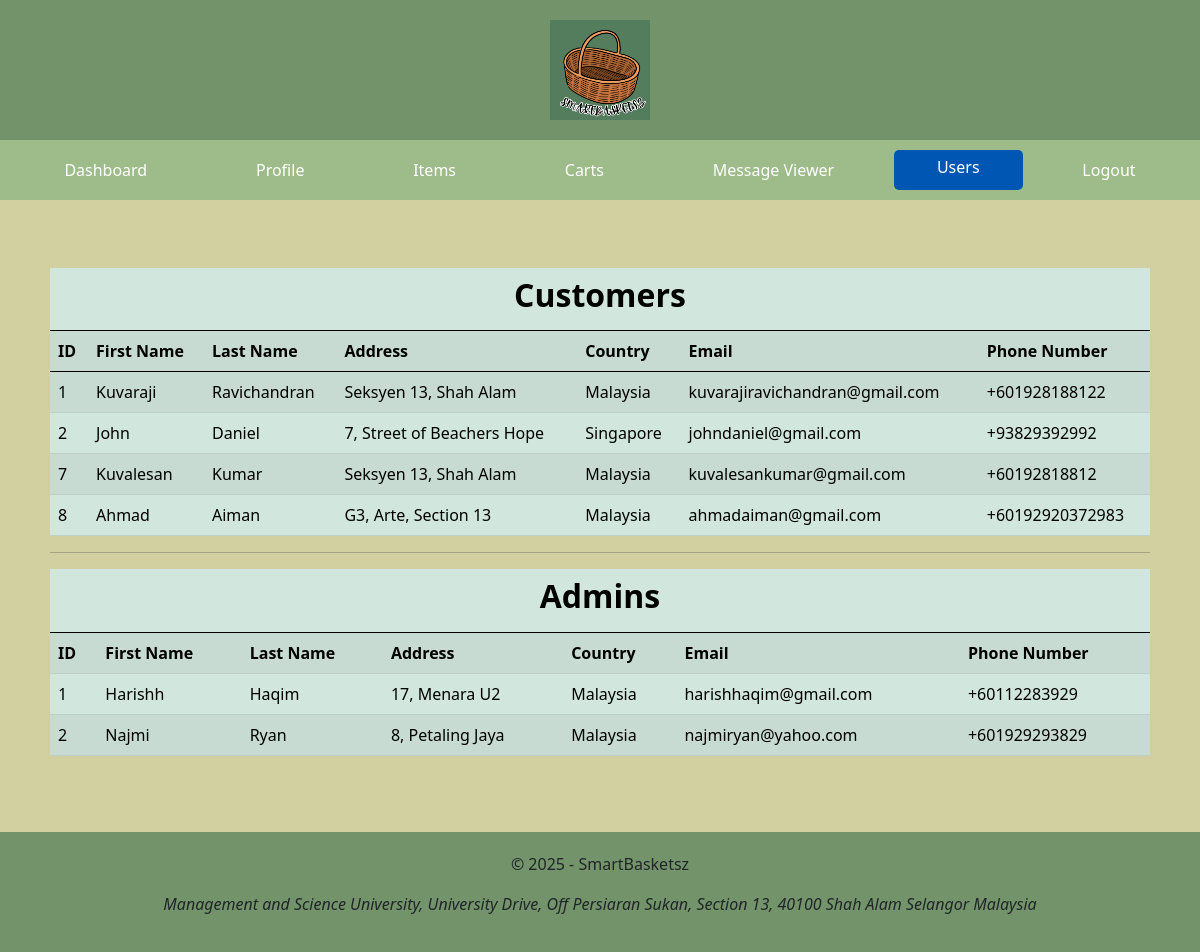
Screenshot of /SmartBasketsz/Admin/users.php (signed in) with the database file from the repository.
### tables this page shows
CREATE TABLE `customer` (
  `ID` int(11) NOT NULL,
  `firstName` varchar(255) DEFAULT NULL,
  `lastName` varchar(255) DEFAULT NULL,
  `address` varchar(255) DEFAULT NULL,
  `country` varchar(255) NOT NULL,
  `email` varchar(255) DEFAULT NULL,
  `phoneNumber` varchar(255) NOT NULL,
  `passwordHash` varchar(255) NOT NULL,
  `profilePicture` varchar(255) NOT NULL
);

### SmartBasketsz/Admin/users.php (the view, shortened to what this page needs)
<?php
include_once "../config.php";
$customersQuery  = "SELECT * FROM Customer";
$adminsQuery = "SELECT * FROM Admin";
$customersResult  = $conn->query($customersQuery);
$adminsResult = $conn->query($adminsQuery);
?>
<!DOCTYPE html>
<html lang="en">
<head>
    <link href="https://cdn.jsdelivr.net/npm/bootstrap@5.0.2/dist/css/bootstrap.min.css" rel="stylesheet">
    <link rel="stylesheet" type="text/css" href="../template.css?v=202505191827">
</head>
<body>
<div class="container-fluid d-flex justify-content-center align-items-center header-bar">
    <header>
        <img src="../SmartBasketszLogo.png" height="100" width="100">
    </header>
</div>
<nav class="nav nav-pills flex-column flex-sm-row theNavBar">
    <a class="flex-sm-fill text-sm-center nav-link" href="dashboard.php">Dashboard</a>
    <a class="flex-sm-fill text-sm-center nav-link" href="profile.php">Profile</a>
    <a class="flex-sm-fill text-sm-center nav-link" href="items.php">Items</a>
    <a class="flex-sm-fill text-sm-center nav-link" href="carts.php">Carts</a>
    <a class="flex-sm-fill text-sm-center nav-link" href="messageViewer.php">Message Viewer</a>
    <a class="flex-sm-fill text-sm-center nav-link active" href="users.php">Users</a>
    <a class="flex-sm-fill text-sm-center nav-link" href="logout.php">Logout</a>
</nav>
<div class="container mt-5">
    <table class="table table-striped table-success">
        <thead>
            <tr>
                <th colspan="7" style="text-align: center"><h2><b>Customers</b></h2></th>
            </tr>
        </thead>
        <tbody
            <tr>
                <th>ID</th>
                <th>First Name</th>
                <th>Last Name</th>
                <th>Address</th>
                <th>Country</th>
                <th>Email</th>
                <th>Phone Number</th>
        <tbody>
            <?php if($customersResult && $customersResult->num_rows > 0): ?>
                <?php while($customer = $customersResult->fetch_assoc()): ?>
                    <tr>
                        <td><?php echo htmlspecialchars($customer['ID']); ?></td>
                        <td><?php echo htmlspecialchars($customer['firstName']); ?></td>
                        <td><?php echo htmlspecialchars($customer['lastName']); ?></td>
                        <td><?php echo htmlspecialchars($customer['address']); ?></td>
                        <td><?php echo htmlspecialchars($customer['country']); ?></td>
                        <td><?php echo htmlspecialchars($customer['email']); ?></td>
                        <td><?php echo htmlspecialchars($customer['phoneNumber']); ?></td>
                    </tr>
                <?php endwhile; ?>
            <?php else: ?>
                <tr>
                    <td colspan="7">No customers found.</td>
                </tr>
            <?php endif; ?>
        </tbody>
    </table>
    <hr>
    <table class="table table-striped table-success">
        <thead>
            <tr>
                <th colspan="7" style="text-align: center"><h2><b>Admins</b></h2></th>
            </tr>
        </thead>
        <tbody>
            <tr>
                <th>ID</th>
                <th>First Name</th>
                <th>Last Name</th>
                <th>Address</th>
                <th>Country</th>
                <th>Email</th>
                <th>Phone Number</th>
            </tr>
            <?php if($adminsResult && $adminsResult->num_rows > 0): ?>
                <?php while($admin = $adminsResult->fetch_assoc()): ?>
                    <tr>
                        <td><?php echo htmlspecialchars($admin['ID']); ?></td>
                        <td><?php echo htmlspecialchars($admin['firstName']); ?></td>
                        <td><?php echo htmlspecialchars($admin['lastName']); ?></td>
                        <td><?php echo htmlspecialchars($admin['address']); ?></td>
                        <td><?php echo htmlspecialchars($admin['country']); ?></td>
                        <td><?php echo htmlspecialchars($admin['email']); ?></td>
                        <td><?php echo htmlspecialchars($admin['phoneNumber']); ?></td>
                    </tr>
                <?php endwhile; ?>
            <?php else: ?>
                <tr>
                    <td colspan="7">No admins found.</td>
                </tr>
            <?php endif; ?>
        </tbody>
    </table>
</div>
<div class="container-fluid d-flex justify-content-center align-items-center footer-bar">
    <footer>
        <p>&copy; 2025 - SmartBasketsz</p>
        <address><i>Management and Science University, University Drive, Off Persiaran Sukan, Section 13, 40100 Shah Alam Selangor Malaysia</i></address>
    </footer>
</div>
</body>
</html>

### SmartBasketsz/template.css (style rules this page uses)
body { background-color: #D2D0A0; }
.header-bar, .footer-bar { text-align: center; background-color: #73946B; padding: 20px 20px 20px 20px; }
.theNavBar { padding-top: 20px; }
.theNavBar { background-color: #9EBC8A; padding: 10px; }
.theNavBar a { color: #ffffff !important; margin: 0 5px; text-decoration: none; }
.theNavBar a.active { background-color: #0056b3 !important; border-radius: 5px; padding: 5px 10px; }
div.container { padding: 20px; }
.footer-bar { margin-top: 40px; }

### rows the page displays
customer: ID "1", firstName "Kuvaraji", lastName "Ravichandran", address "Seksyen 13, Shah Alam", country "Malaysia", email "kuvarajiravichandran@gmail.com", phoneNumber "+601928188122"
customer: ID "2", firstName "John", lastName "Daniel", address "7, Street of Beachers Hope", country "Singapore", email "johndaniel@gmail.com", phoneNumber "+93829392992"
customer: ID "7", firstName "Kuvalesan", lastName "Kumar", address "Seksyen 13, Shah Alam", country "Malaysia", email "kuvalesankumar@gmail.com", phoneNumber "+60192818812"
customer: ID "8", firstName "Ahmad", lastName "Aiman", address "G3, Arte, Section 13", country "Malaysia", email "ahmadaiman@gmail.com", phoneNumber "+60192920372983"

### other values shown
$admin['ID'] "1"
$admin['firstName'] "Harishh"
$admin['lastName'] "Haqim"
$admin['address'] "17, Menara U2"
$admin['country'] "Malaysia"
$admin['email'] "harishhaqim@gmail.com"
$admin['phoneNumber'] "+60112283929"
$admin['ID'] "2"
$admin['firstName'] "Najmi"
$admin['lastName'] "Ryan"
$admin['address'] "8, Petaling Jaya"
$admin['email'] "najmiryan@yahoo.com"
$admin['phoneNumber'] "+601929293829"
